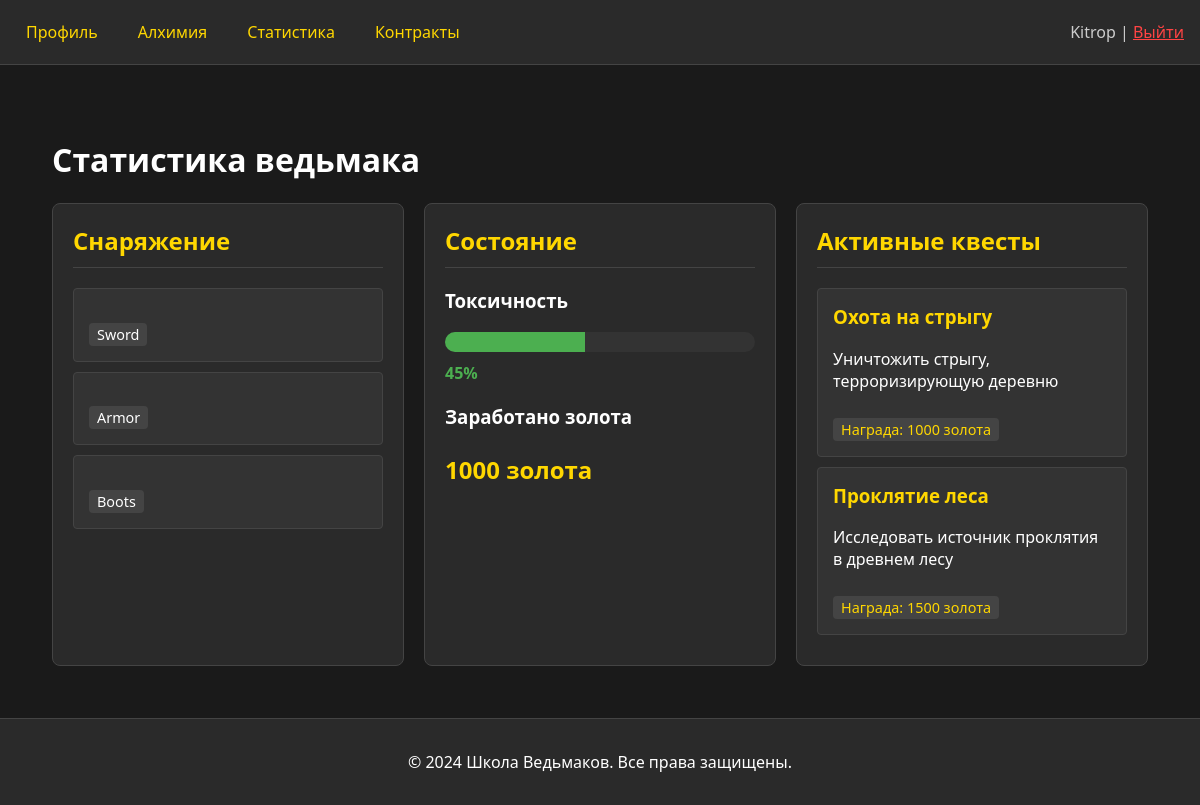
/stats/ (signed in), run on the app's committed database.
### witcher/models.py (models this page shows, shortened)
class Quest(models.Model):
    STATUS_CHOICES = [
        ('active', 'Активный'),
        ('completed', 'Завершен'),
        ('failed', 'Провален'),
    ]
    name = models.CharField(max_length=100, verbose_name="Название")
    description = models.TextField(verbose_name="Описание")
    status = models.CharField(
        max_length=20, choices=STATUS_CHOICES, default='active', verbose_name="Статус")
    reward = models.IntegerField(verbose_name="Вознаграждение")
    created_at = models.DateTimeField(auto_now_add=True)
    updated_at = models.DateTimeField(auto_now=True)
    class Meta:
        verbose_name = "Квест"
        verbose_name_plural = "Квесты"

### witcher/views.py (the view, shortened to what this page needs)
# urls.py: path('stats/', views.witcher_stats, name='stats'),
@login_required
def witcher_stats(request):
    equipment = request.session.get('equipment', {
        'sword': 'Серебряный меч',
        'armor': 'Броня Грифона',
        'boots': 'Сапоги ведьмака'
    })
    toxicity = request.session.get('toxicity', 45)
    active_quests = Quest.objects.filter(status='active')
    total_gold = calculate_total_gold(Contract.objects.all())
    return render(request, 'witcher/stats.html', {
        'equipment': equipment,
        'toxicity': toxicity,
        'active_quests': active_quests,
        'total_gold': total_gold
    })

### witcher/views.py (called while the page is built)
def calculate_total_gold(contracts):
    return contracts.filter(status='completed').aggregate(total=Sum('reward'))['total'] or 0

### witcher/templates/witcher/stats.html (shortened to what this page needs)
{% extends 'witcher/base.html' %}
{% block content %}
<div class="stats-container">
	<h1>Статистика ведьмака</h1>
	<div class="stats-grid">
		<div class="stats-section">
			<h2>Снаряжение</h2>
			<div class="equipment-list">
				{% for slot, item in equipment.items %}
				<div class="equipment-item">
					<span class="slot">{{ slot|title }}</span>
				</div>
				{% endfor %}
			</div>
		</div>
		<div class="stats-section">
			<h2>Состояние</h2>
			<div class="status-info">
				<div class="toxicity-meter">
					<h3>Токсичность</h3>
					<div class="meter">
						<div class="meter-fill" style="width: {{ toxicity }}%"></div>
					</div>
					<span class="toxicity-value">{{ toxicity }}%</span>
				</div>
				<div class="gold-info">
					<h3>Заработано золота</h3>
					<p class="gold-amount">{{ total_gold }} золота</p>
				</div>
			</div>
		</div>
		<div class="stats-section">
			<h2>Активные квесты</h2>
			<div class="quests-list">
				{% for quest in active_quests %}
				<div class="quest-item">
					<h3>{{ quest.name }}</h3>
					<p>{{ quest.description }}</p>
					<span class="reward">Награда: {{ quest.reward }} золота</span>
				</div>
				{% empty %}
				<p>Нет активных квестов</p>
				{% endfor %}
			</div>
		</div>
	</div>
</div>
{% endblock %}

### witcher/templates/witcher/base.html (shortened to what this page needs)
<!DOCTYPE html>
<html lang="ru">
<head>
</head>
<body>
	<header>
		<nav>
			<div class="nav-links">
				<a href="{% url 'witcher:profile' %}">Профиль</a>
				<a href="{% url 'witcher:alchemy' %}">Алхимия</a>
				<a href="{% url 'witcher:stats' %}">Статистика</a>
				{% if user.is_authenticated and user.schooluser.rank == 'master' %}
				<a href="{% url 'witcher:contracts' %}">Контракты</a>
				{% endif %}
			</div>
			<div class="user-info">
				{% if user.is_authenticated %}
				{{ user.username }} |
				<a href="{% url 'witcher:logout' %}" style="color: #ff4444;">Выйти</a>
				{% else %}
				<a href="{% url 'witcher:login' %}">Войти</a> |
				<a href="{% url 'witcher:register' %}">Регистрация</a>
				{% endif %}
			</div>
		</nav>
	</header>
	<main>
		{% block content %}{% endblock %}
	</main>
	<footer>
		<p>&copy; 2024 Школа Ведьмаков. Все права защищены.</p>
	</footer>
</body>
</html>

### witcher/templates/witcher/base.html (style rules this page uses)
body { margin: 0; padding: 0; font-family: 'Segoe UI', Tahoma, Geneva, Verdana, sans-serif; background-color: #1a1a1a; color: #fff; min-height: 100vh; display: flex; flex-direction: column; }
header { background-color: #2a2a2a; padding: 1rem; border-bottom: 1px solid #444; }
nav { max-width: 1200px; margin: 0 auto; display: flex; justify-content: space-between; align-items: center; }
.nav-links { display: flex; gap: 20px; }
.nav-links a { color: #ffd700; text-decoration: none; padding: 5px 10px; border-radius: 4px; transition: background-color 0.3s; }
.user-info { color: #ccc; }
main { flex: 1; padding: 2rem; max-width: 1200px; margin: 0 auto; width: 100%; box-sizing: border-box; }
footer { background-color: #2a2a2a; padding: 1rem; text-align: center; border-top: 1px solid #444; margin-top: auto; }

### witcher/templates/witcher/stats.html (style rules this page uses)
.stats-container { max-width: 1200px; margin: 0 auto; padding: 20px; }
.stats-grid { display: grid; grid-template-columns: repeat(auto-fit, minmax(300px, 1fr)); gap: 20px; margin-top: 20px; }
.stats-section { background: #2a2a2a; border: 1px solid #444; border-radius: 8px; padding: 20px; }
.stats-section h2 { color: #ffd700; margin-top: 0; border-bottom: 1px solid #444; padding-bottom: 10px; }
.equipment-item, .quest-item { background: #333; border: 1px solid #444; border-radius: 4px; padding: 15px; margin-bottom: 10px; }
.equipment-item h3, .quest-item h3 { color: #ffd700; margin-top: 0; }
.slot { display: inline-block; background: #444; color: #fff; padding: 2px 8px; border-radius: 4px; font-size: 0.9em; }
.toxicity-meter { margin-bottom: 20px; }
.meter { background: #333; height: 20px; border-radius: 10px; overflow: hidden; margin: 10px 0; }
.meter-fill { background: #4CAF50; height: 100%; transition: width 0.3s ease; }
.toxicity-value { color: #4CAF50; font-weight: bold; }
.gold-amount { color: #ffd700; font-size: 1.5em; font-weight: bold; }
.reward { display: inline-block; background: #444; color: #ffd700; padding: 2px 8px; border-radius: 4px; font-size: 0.9em; margin-top: 10px; }

### data on the page
Quest: name "Охота на стрыгу", description "Уничтожить стрыгу, терроризирующую деревню", reward "1000"
Quest: name "Проклятие леса", description "Исследовать источник проклятия в древнем лесу", reward "1500"

### other printed values
{{ user.username }} "Kitrop"
{{ slot|title }} "Sword" "Armor" "Boots"
{{ toxicity }} "45"
{{ total_gold }} "1000"
